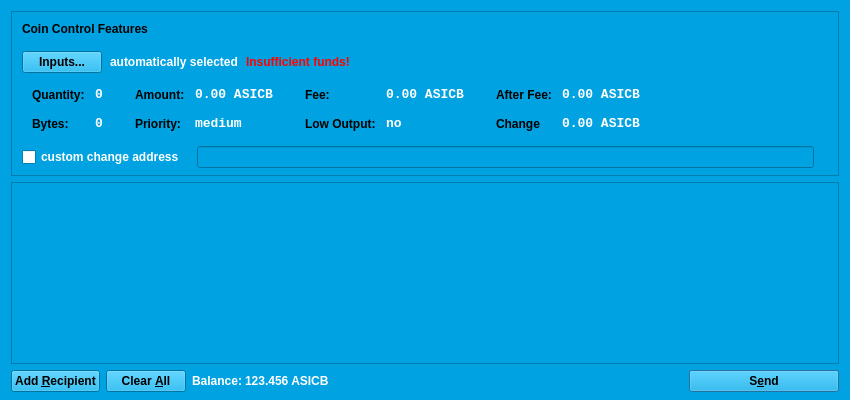
<?xml version="1.0" encoding="UTF-8"?>
<ui version="4.0">
 <class>SendCoinsDialog</class>
 <widget class="QDialog" name="SendCoinsDialog">
  <property name="geometry">
   <rect>
    <x>0</x>
    <y>0</y>
    <width>850</width>
    <height>400</height>
   </rect>
  </property>
  <property name="palette">
   <palette>
    <active>
     <colorrole role="WindowText">
      <brush brushstyle="SolidPattern">
       <color alpha="255">
        <red>255</red>
        <green>255</green>
        <blue>255</blue>
       </color>
      </brush>
     </colorrole>
     <colorrole role="Button">
      <brush brushstyle="SolidPattern">
       <color alpha="255">
        <red>0</red>
        <green>162</green>
        <blue>225</blue>
       </color>
      </brush>
     </colorrole>
     <colorrole role="Light">
      <brush brushstyle="SolidPattern">
       <color alpha="255">
        <red>82</red>
        <green>207</green>
        <blue>255</blue>
       </color>
      </brush>
     </colorrole>
     <colorrole role="Midlight">
      <brush brushstyle="SolidPattern">
       <color alpha="255">
        <red>41</red>
        <green>184</green>
        <blue>240</blue>
       </color>
      </brush>
     </colorrole>
     <colorrole role="Dark">
      <brush brushstyle="SolidPattern">
       <color alpha="255">
        <red>0</red>
        <green>81</green>
        <blue>112</blue>
       </color>
      </brush>
     </colorrole>
     <colorrole role="Mid">
      <brush brushstyle="SolidPattern">
       <color alpha="255">
        <red>0</red>
        <green>108</green>
        <blue>150</blue>
       </color>
      </brush>
     </colorrole>
     <colorrole role="Text">
      <brush brushstyle="SolidPattern">
       <color alpha="255">
        <red>255</red>
        <green>255</green>
        <blue>255</blue>
       </color>
      </brush>
     </colorrole>
     <colorrole role="BrightText">
      <brush brushstyle="SolidPattern">
       <color alpha="255">
        <red>255</red>
        <green>255</green>
        <blue>255</blue>
       </color>
      </brush>
     </colorrole>
     <colorrole role="ButtonText">
      <brush brushstyle="SolidPattern">
       <color alpha="255">
        <red>0</red>
        <green>0</green>
        <blue>0</blue>
       </color>
      </brush>
     </colorrole>
     <colorrole role="Base">
      <brush brushstyle="SolidPattern">
       <color alpha="255">
        <red>255</red>
        <green>255</green>
        <blue>255</blue>
       </color>
      </brush>
     </colorrole>
     <colorrole role="Window">
      <brush brushstyle="SolidPattern">
       <color alpha="255">
        <red>0</red>
        <green>162</green>
        <blue>225</blue>
       </color>
      </brush>
     </colorrole>
     <colorrole role="Shadow">
      <brush brushstyle="SolidPattern">
       <color alpha="255">
        <red>0</red>
        <green>0</green>
        <blue>0</blue>
       </color>
      </brush>
     </colorrole>
     <colorrole role="AlternateBase">
      <brush brushstyle="SolidPattern">
       <color alpha="255">
        <red>127</red>
        <green>208</green>
        <blue>240</blue>
       </color>
      </brush>
     </colorrole>
     <colorrole role="ToolTipBase">
      <brush brushstyle="SolidPattern">
       <color alpha="255">
        <red>255</red>
        <green>255</green>
        <blue>220</blue>
       </color>
      </brush>
     </colorrole>
     <colorrole role="ToolTipText">
      <brush brushstyle="SolidPattern">
       <color alpha="255">
        <red>0</red>
        <green>0</green>
        <blue>0</blue>
       </color>
      </brush>
     </colorrole>
    </active>
    <inactive>
     <colorrole role="WindowText">
      <brush brushstyle="SolidPattern">
       <color alpha="255">
        <red>255</red>
        <green>255</green>
        <blue>255</blue>
       </color>
      </brush>
     </colorrole>
     <colorrole role="Button">
      <brush brushstyle="SolidPattern">
       <color alpha="255">
        <red>0</red>
        <green>162</green>
        <blue>225</blue>
       </color>
      </brush>
     </colorrole>
     <colorrole role="Light">
      <brush brushstyle="SolidPattern">
       <color alpha="255">
        <red>82</red>
        <green>207</green>
        <blue>255</blue>
       </color>
      </brush>
     </colorrole>
     <colorrole role="Midlight">
      <brush brushstyle="SolidPattern">
       <color alpha="255">
        <red>41</red>
        <green>184</green>
        <blue>240</blue>
       </color>
      </brush>
     </colorrole>
     <colorrole role="Dark">
      <brush brushstyle="SolidPattern">
       <color alpha="255">
        <red>0</red>
        <green>81</green>
        <blue>112</blue>
       </color>
      </brush>
     </colorrole>
     <colorrole role="Mid">
      <brush brushstyle="SolidPattern">
       <color alpha="255">
        <red>0</red>
        <green>108</green>
        <blue>150</blue>
       </color>
      </brush>
     </colorrole>
     <colorrole role="Text">
      <brush brushstyle="SolidPattern">
       <color alpha="255">
        <red>255</red>
        <green>255</green>
        <blue>255</blue>
       </color>
      </brush>
     </colorrole>
     <colorrole role="BrightText">
      <brush brushstyle="SolidPattern">
       <color alpha="255">
        <red>255</red>
        <green>255</green>
        <blue>255</blue>
       </color>
      </brush>
     </colorrole>
     <colorrole role="ButtonText">
      <brush brushstyle="SolidPattern">
       <color alpha="255">
        <red>0</red>
        <green>0</green>
        <blue>0</blue>
       </color>
      </brush>
     </colorrole>
     <colorrole role="Base">
      <brush brushstyle="SolidPattern">
       <color alpha="255">
        <red>255</red>
        <green>255</green>
        <blue>255</blue>
       </color>
      </brush>
     </colorrole>
     <colorrole role="Window">
      <brush brushstyle="SolidPattern">
       <color alpha="255">
        <red>0</red>
        <green>162</green>
        <blue>225</blue>
       </color>
      </brush>
     </colorrole>
     <colorrole role="Shadow">
      <brush brushstyle="SolidPattern">
       <color alpha="255">
        <red>0</red>
        <green>0</green>
        <blue>0</blue>
       </color>
      </brush>
     </colorrole>
     <colorrole role="AlternateBase">
      <brush brushstyle="SolidPattern">
       <color alpha="255">
        <red>127</red>
        <green>208</green>
        <blue>240</blue>
       </color>
      </brush>
     </colorrole>
     <colorrole role="ToolTipBase">
      <brush brushstyle="SolidPattern">
       <color alpha="255">
        <red>255</red>
        <green>255</green>
        <blue>220</blue>
       </color>
      </brush>
     </colorrole>
     <colorrole role="ToolTipText">
      <brush brushstyle="SolidPattern">
       <color alpha="255">
        <red>0</red>
        <green>0</green>
        <blue>0</blue>
       </color>
      </brush>
     </colorrole>
    </inactive>
    <disabled>
     <colorrole role="WindowText">
      <brush brushstyle="SolidPattern">
       <color alpha="255">
        <red>0</red>
        <green>81</green>
        <blue>112</blue>
       </color>
      </brush>
     </colorrole>
     <colorrole role="Button">
      <brush brushstyle="SolidPattern">
       <color alpha="255">
        <red>0</red>
        <green>162</green>
        <blue>225</blue>
       </color>
      </brush>
     </colorrole>
     <colorrole role="Light">
      <brush brushstyle="SolidPattern">
       <color alpha="255">
        <red>82</red>
        <green>207</green>
        <blue>255</blue>
       </color>
      </brush>
     </colorrole>
     <colorrole role="Midlight">
      <brush brushstyle="SolidPattern">
       <color alpha="255">
        <red>41</red>
        <green>184</green>
        <blue>240</blue>
       </color>
      </brush>
     </colorrole>
     <colorrole role="Dark">
      <brush brushstyle="SolidPattern">
       <color alpha="255">
        <red>0</red>
        <green>81</green>
        <blue>112</blue>
       </color>
      </brush>
     </colorrole>
     <colorrole role="Mid">
      <brush brushstyle="SolidPattern">
       <color alpha="255">
        <red>0</red>
        <green>108</green>
        <blue>150</blue>
       </color>
      </brush>
     </colorrole>
     <colorrole role="Text">
      <brush brushstyle="SolidPattern">
       <color alpha="255">
        <red>0</red>
        <green>81</green>
        <blue>112</blue>
       </color>
      </brush>
     </colorrole>
     <colorrole role="BrightText">
      <brush brushstyle="SolidPattern">
       <color alpha="255">
        <red>255</red>
        <green>255</green>
        <blue>255</blue>
       </color>
      </brush>
     </colorrole>
     <colorrole role="ButtonText">
      <brush brushstyle="SolidPattern">
       <color alpha="255">
        <red>0</red>
        <green>81</green>
        <blue>112</blue>
       </color>
      </brush>
     </colorrole>
     <colorrole role="Base">
      <brush brushstyle="SolidPattern">
       <color alpha="255">
        <red>0</red>
        <green>162</green>
        <blue>225</blue>
       </color>
      </brush>
     </colorrole>
     <colorrole role="Window">
      <brush brushstyle="SolidPattern">
       <color alpha="255">
        <red>0</red>
        <green>162</green>
        <blue>225</blue>
       </color>
      </brush>
     </colorrole>
     <colorrole role="Shadow">
      <brush brushstyle="SolidPattern">
       <color alpha="255">
        <red>0</red>
        <green>0</green>
        <blue>0</blue>
       </color>
      </brush>
     </colorrole>
     <colorrole role="AlternateBase">
      <brush brushstyle="SolidPattern">
       <color alpha="255">
        <red>0</red>
        <green>162</green>
        <blue>225</blue>
       </color>
      </brush>
     </colorrole>
     <colorrole role="ToolTipBase">
      <brush brushstyle="SolidPattern">
       <color alpha="255">
        <red>255</red>
        <green>255</green>
        <blue>220</blue>
       </color>
      </brush>
     </colorrole>
     <colorrole role="ToolTipText">
      <brush brushstyle="SolidPattern">
       <color alpha="255">
        <red>0</red>
        <green>0</green>
        <blue>0</blue>
       </color>
      </brush>
     </colorrole>
    </disabled>
   </palette>
  </property>
  <property name="font">
   <font>
    <weight>75</weight>
    <bold>true</bold>
   </font>
  </property>
  <property name="windowTitle">
   <string>Send Coins</string>
  </property>
  <layout class="QVBoxLayout" name="verticalLayout" stretch="0,1,0">
   <property name="bottomMargin">
    <number>8</number>
   </property>
   <item>
    <widget class="QFrame" name="frameCoinControl">
     <property name="sizePolicy">
      <sizepolicy hsizetype="Expanding" vsizetype="Expanding">
       <horstretch>0</horstretch>
       <verstretch>0</verstretch>
      </sizepolicy>
     </property>
     <property name="maximumSize">
      <size>
       <width>16777215</width>
       <height>16777215</height>
      </size>
     </property>
     <property name="frameShape">
      <enum>QFrame::StyledPanel</enum>
     </property>
     <property name="frameShadow">
      <enum>QFrame::Sunken</enum>
     </property>
     <layout class="QVBoxLayout" name="verticalLayoutCoinControl2">
      <property name="spacing">
       <number>6</number>
      </property>
      <property name="leftMargin">
       <number>0</number>
      </property>
      <property name="topMargin">
       <number>0</number>
      </property>
      <property name="rightMargin">
       <number>0</number>
      </property>
      <property name="bottomMargin">
       <number>6</number>
      </property>
      <item>
       <layout class="QVBoxLayout" name="verticalLayoutCoinControl" stretch="0,0,0,0,1">
        <property name="spacing">
         <number>0</number>
        </property>
        <property name="leftMargin">
         <number>10</number>
        </property>
        <property name="topMargin">
         <number>10</number>
        </property>
        <item>
         <layout class="QHBoxLayout" name="horizontalLayoutCoinControl1">
          <property name="bottomMargin">
           <number>15</number>
          </property>
          <item>
           <widget class="QLabel" name="labelCoinControlFeatures">
            <property name="sizePolicy">
             <sizepolicy hsizetype="Preferred" vsizetype="Maximum">
              <horstretch>0</horstretch>
              <verstretch>0</verstretch>
             </sizepolicy>
            </property>
            <property name="font">
             <font>
              <weight>75</weight>
              <bold>true</bold>
             </font>
            </property>
            <property name="styleSheet">
             <string notr="true">font-weight:bold;</string>
            </property>
            <property name="text">
             <string>Coin Control Features</string>
            </property>
           </widget>
          </item>
         </layout>
        </item>
        <item>
         <layout class="QHBoxLayout" name="horizontalLayoutCoinControl2" stretch="0,0,0,0">
          <property name="spacing">
           <number>8</number>
          </property>
          <property name="bottomMargin">
           <number>10</number>
          </property>
          <item>
           <widget class="QPushButton" name="pushButtonCoinControl">
            <property name="styleSheet">
             <string notr="true"/>
            </property>
            <property name="text">
             <string>Inputs...</string>
            </property>
           </widget>
          </item>
          <item>
           <widget class="QLabel" name="labelCoinControlAutomaticallySelected">
            <property name="text">
             <string>automatically selected</string>
            </property>
            <property name="margin">
             <number>5</number>
            </property>
           </widget>
          </item>
          <item>
           <widget class="QLabel" name="labelCoinControlInsuffFunds">
            <property name="font">
             <font>
              <weight>75</weight>
              <bold>true</bold>
             </font>
            </property>
            <property name="styleSheet">
             <string notr="true">color:red;font-weight:bold;</string>
            </property>
            <property name="text">
             <string>Insufficient funds!</string>
            </property>
            <property name="margin">
             <number>5</number>
            </property>
           </widget>
          </item>
          <item>
           <spacer name="horizontalSpacerCoinControl">
            <property name="orientation">
             <enum>Qt::Horizontal</enum>
            </property>
            <property name="sizeHint" stdset="0">
             <size>
              <width>40</width>
              <height>1</height>
             </size>
            </property>
           </spacer>
          </item>
         </layout>
        </item>
        <item>
         <widget class="QWidget" name="widgetCoinControl" native="true">
          <property name="sizePolicy">
           <sizepolicy hsizetype="Preferred" vsizetype="Preferred">
            <horstretch>0</horstretch>
            <verstretch>0</verstretch>
           </sizepolicy>
          </property>
          <property name="minimumSize">
           <size>
            <width>0</width>
            <height>0</height>
           </size>
          </property>
          <property name="styleSheet">
           <string notr="true"/>
          </property>
          <layout class="QHBoxLayout" name="horizontalLayoutCoinControl5">
           <property name="leftMargin">
            <number>0</number>
           </property>
           <property name="topMargin">
            <number>0</number>
           </property>
           <property name="rightMargin">
            <number>0</number>
           </property>
           <property name="bottomMargin">
            <number>0</number>
           </property>
           <item>
            <layout class="QHBoxLayout" name="horizontalLayoutCoinControl3" stretch="0,0,0,1">
             <property name="spacing">
              <number>20</number>
             </property>
             <property name="topMargin">
              <number>0</number>
             </property>
             <property name="bottomMargin">
              <number>10</number>
             </property>
             <item>
              <layout class="QFormLayout" name="formLayoutCoinControl1">
               <property name="horizontalSpacing">
                <number>10</number>
               </property>
               <property name="verticalSpacing">
                <number>14</number>
               </property>
               <property name="leftMargin">
                <number>10</number>
               </property>
               <property name="topMargin">
                <number>4</number>
               </property>
               <property name="rightMargin">
                <number>6</number>
               </property>
               <item row="0" column="0">
                <widget class="QLabel" name="labelCoinControlQuantityText">
                 <property name="styleSheet">
                  <string notr="true">font-weight:bold;</string>
                 </property>
                 <property name="text">
                  <string>Quantity:</string>
                 </property>
                 <property name="margin">
                  <number>0</number>
                 </property>
                </widget>
               </item>
               <item row="0" column="1">
                <widget class="QLabel" name="labelCoinControlQuantity">
                 <property name="font">
                  <font>
                   <family>Monospace</family>
                   <pointsize>10</pointsize>
                  </font>
                 </property>
                 <property name="cursor">
                  <cursorShape>IBeamCursor</cursorShape>
                 </property>
                 <property name="contextMenuPolicy">
                  <enum>Qt::ActionsContextMenu</enum>
                 </property>
                 <property name="text">
                  <string>0</string>
                 </property>
                 <property name="margin">
                  <number>0</number>
                 </property>
                 <property name="textInteractionFlags">
                  <set>Qt::LinksAccessibleByMouse|Qt::TextSelectableByKeyboard|Qt::TextSelectableByMouse</set>
                 </property>
                </widget>
               </item>
               <item row="1" column="0">
                <widget class="QLabel" name="labelCoinControlBytesText">
                 <property name="styleSheet">
                  <string notr="true">font-weight:bold;</string>
                 </property>
                 <property name="text">
                  <string>Bytes:</string>
                 </property>
                </widget>
               </item>
               <item row="1" column="1">
                <widget class="QLabel" name="labelCoinControlBytes">
                 <property name="font">
                  <font>
                   <family>Monospace</family>
                   <pointsize>10</pointsize>
                  </font>
                 </property>
                 <property name="cursor">
                  <cursorShape>IBeamCursor</cursorShape>
                 </property>
                 <property name="contextMenuPolicy">
                  <enum>Qt::ActionsContextMenu</enum>
                 </property>
                 <property name="text">
                  <string>0</string>
                 </property>
                 <property name="textInteractionFlags">
                  <set>Qt::LinksAccessibleByMouse|Qt::TextSelectableByKeyboard|Qt::TextSelectableByMouse</set>
                 </property>
                </widget>
               </item>
              </layout>
             </item>
             <item>
              <layout class="QFormLayout" name="formLayoutCoinControl2">
               <property name="horizontalSpacing">
                <number>10</number>
               </property>
               <property name="verticalSpacing">
                <number>14</number>
               </property>
               <property name="leftMargin">
                <number>6</number>
               </property>
               <property name="topMargin">
                <number>4</number>
               </property>
               <property name="rightMargin">
                <number>6</number>
               </property>
               <item row="0" column="0">
                <widget class="QLabel" name="labelCoinControlAmountText">
                 <property name="styleSheet">
                  <string notr="true">font-weight:bold;</string>
                 </property>
                 <property name="text">
                  <string>Amount:</string>
                 </property>
                 <property name="margin">
                  <number>0</number>
                 </property>
                </widget>
               </item>
               <item row="0" column="1">
                <widget class="QLabel" name="labelCoinControlAmount">
                 <property name="font">
                  <font>
                   <family>Monospace</family>
                   <pointsize>10</pointsize>
                  </font>
                 </property>
                 <property name="cursor">
                  <cursorShape>IBeamCursor</cursorShape>
                 </property>
                 <property name="contextMenuPolicy">
                  <enum>Qt::ActionsContextMenu</enum>
                 </property>
                 <property name="text">
                  <string>0.00 ASICB</string>
                 </property>
                 <property name="textInteractionFlags">
                  <set>Qt::LinksAccessibleByMouse|Qt::TextSelectableByKeyboard|Qt::TextSelectableByMouse</set>
                 </property>
                </widget>
               </item>
               <item row="1" column="0">
                <widget class="QLabel" name="labelCoinControlPriorityText">
                 <property name="styleSheet">
                  <string notr="true">font-weight:bold;</string>
                 </property>
                 <property name="text">
                  <string>Priority:</string>
                 </property>
                </widget>
               </item>
               <item row="1" column="1">
                <widget class="QLabel" name="labelCoinControlPriority">
                 <property name="font">
                  <font>
                   <family>Monospace</family>
                   <pointsize>10</pointsize>
                  </font>
                 </property>
                 <property name="cursor">
                  <cursorShape>IBeamCursor</cursorShape>
                 </property>
                 <property name="contextMenuPolicy">
                  <enum>Qt::ActionsContextMenu</enum>
                 </property>
                 <property name="text">
                  <string>medium</string>
                 </property>
                 <property name="textInteractionFlags">
                  <set>Qt::LinksAccessibleByMouse|Qt::TextSelectableByKeyboard|Qt::TextSelectableByMouse</set>
                 </property>
                </widget>
               </item>
              </layout>
             </item>
             <item>
              <layout class="QFormLayout" name="formLayoutCoinControl3">
               <property name="horizontalSpacing">
                <number>10</number>
               </property>
               <property name="verticalSpacing">
                <number>14</number>
               </property>
               <property name="leftMargin">
                <number>6</number>
               </property>
               <property name="topMargin">
                <number>4</number>
               </property>
               <property name="rightMargin">
                <number>6</number>
               </property>
               <item row="0" column="0">
                <widget class="QLabel" name="labelCoinControlFeeText">
                 <property name="styleSheet">
                  <string notr="true">font-weight:bold;</string>
                 </property>
                 <property name="text">
                  <string>Fee:</string>
                 </property>
                 <property name="margin">
                  <number>0</number>
                 </property>
                </widget>
               </item>
               <item row="0" column="1">
                <widget class="QLabel" name="labelCoinControlFee">
                 <property name="font">
                  <font>
                   <family>Monospace</family>
                   <pointsize>10</pointsize>
                  </font>
                 </property>
                 <property name="cursor">
                  <cursorShape>IBeamCursor</cursorShape>
                 </property>
                 <property name="contextMenuPolicy">
                  <enum>Qt::ActionsContextMenu</enum>
                 </property>
                 <property name="text">
                  <string>0.00 ASICB</string>
                 </property>
                 <property name="textInteractionFlags">
                  <set>Qt::LinksAccessibleByMouse|Qt::TextSelectableByKeyboard|Qt::TextSelectableByMouse</set>
                 </property>
                </widget>
               </item>
               <item row="1" column="0">
                <widget class="QLabel" name="labelCoinControlLowOutputText">
                 <property name="styleSheet">
                  <string notr="true">font-weight:bold;</string>
                 </property>
                 <property name="text">
                  <string>Low Output:</string>
                 </property>
                </widget>
               </item>
               <item row="1" column="1">
                <widget class="QLabel" name="labelCoinControlLowOutput">
                 <property name="font">
                  <font>
                   <family>Monospace</family>
                   <pointsize>10</pointsize>
                  </font>
                 </property>
                 <property name="cursor">
                  <cursorShape>IBeamCursor</cursorShape>
                 </property>
                 <property name="contextMenuPolicy">
                  <enum>Qt::ActionsContextMenu</enum>
                 </property>
                 <property name="text">
                  <string>no</string>
                 </property>
                 <property name="textInteractionFlags">
                  <set>Qt::LinksAccessibleByMouse|Qt::TextSelectableByKeyboard|Qt::TextSelectableByMouse</set>
                 </property>
                </widget>
               </item>
              </layout>
             </item>
             <item>
              <layout class="QFormLayout" name="formLayoutCoinControl4">
               <property name="horizontalSpacing">
                <number>10</number>
               </property>
               <property name="verticalSpacing">
                <number>14</number>
               </property>
               <property name="leftMargin">
                <number>6</number>
               </property>
               <property name="topMargin">
                <number>4</number>
               </property>
               <property name="rightMargin">
                <number>6</number>
               </property>
               <item row="0" column="0">
                <widget class="QLabel" name="labelCoinControlAfterFeeText">
                 <property name="styleSheet">
                  <string notr="true">font-weight:bold;</string>
                 </property>
                 <property name="text">
                  <string>After Fee:</string>
                 </property>
                 <property name="margin">
                  <number>0</number>
                 </property>
                </widget>
               </item>
               <item row="0" column="1">
                <widget class="QLabel" name="labelCoinControlAfterFee">
                 <property name="font">
                  <font>
                   <family>Monospace</family>
                   <pointsize>10</pointsize>
                  </font>
                 </property>
                 <property name="cursor">
                  <cursorShape>IBeamCursor</cursorShape>
                 </property>
                 <property name="contextMenuPolicy">
                  <enum>Qt::ActionsContextMenu</enum>
                 </property>
                 <property name="text">
                  <string>0.00 ASICB</string>
                 </property>
                 <property name="textInteractionFlags">
                  <set>Qt::LinksAccessibleByMouse|Qt::TextSelectableByKeyboard|Qt::TextSelectableByMouse</set>
                 </property>
                </widget>
               </item>
               <item row="1" column="0">
                <widget class="QLabel" name="labelCoinControlChangeText">
                 <property name="styleSheet">
                  <string notr="true">font-weight:bold;</string>
                 </property>
                 <property name="text">
                  <string>Change</string>
                 </property>
                </widget>
               </item>
               <item row="1" column="1">
                <widget class="QLabel" name="labelCoinControlChange">
                 <property name="font">
                  <font>
                   <family>Monospace</family>
                   <pointsize>10</pointsize>
                  </font>
                 </property>
                 <property name="cursor">
                  <cursorShape>IBeamCursor</cursorShape>
                 </property>
                 <property name="contextMenuPolicy">
                  <enum>Qt::ActionsContextMenu</enum>
                 </property>
                 <property name="text">
                  <string>0.00 ASICB</string>
                 </property>
                 <property name="textInteractionFlags">
                  <set>Qt::LinksAccessibleByMouse|Qt::TextSelectableByKeyboard|Qt::TextSelectableByMouse</set>
                 </property>
                </widget>
               </item>
              </layout>
             </item>
            </layout>
           </item>
          </layout>
         </widget>
        </item>
        <item>
         <layout class="QHBoxLayout" name="horizontalLayoutCoinControl4" stretch="0,0,0">
          <property name="spacing">
           <number>12</number>
          </property>
          <property name="sizeConstraint">
           <enum>QLayout::SetDefaultConstraint</enum>
          </property>
          <property name="topMargin">
           <number>5</number>
          </property>
          <property name="rightMargin">
           <number>5</number>
          </property>
          <item>
           <widget class="QCheckBox" name="checkBoxCoinControlChange">
            <property name="text">
             <string>custom change address</string>
            </property>
           </widget>
          </item>
          <item>
           <widget class="QLineEdit" name="lineEditCoinControlChange">
            <property name="enabled">
             <bool>false</bool>
            </property>
            <property name="sizePolicy">
             <sizepolicy hsizetype="Expanding" vsizetype="Fixed">
              <horstretch>0</horstretch>
              <verstretch>0</verstretch>
             </sizepolicy>
            </property>
           </widget>
          </item>
          <item>
           <widget class="QLabel" name="labelCoinControlChangeLabel">
            <property name="sizePolicy">
             <sizepolicy hsizetype="Preferred" vsizetype="Expanding">
              <horstretch>0</horstretch>
              <verstretch>0</verstretch>
             </sizepolicy>
            </property>
            <property name="minimumSize">
             <size>
              <width>0</width>
              <height>0</height>
             </size>
            </property>
            <property name="text">
             <string/>
            </property>
            <property name="margin">
             <number>3</number>
            </property>
           </widget>
          </item>
         </layout>
        </item>
        <item>
         <spacer name="verticalSpacerCoinControl">
          <property name="orientation">
           <enum>Qt::Vertical</enum>
          </property>
          <property name="sizeHint" stdset="0">
           <size>
            <width>800</width>
            <height>1</height>
           </size>
          </property>
         </spacer>
        </item>
       </layout>
      </item>
     </layout>
    </widget>
   </item>
   <item>
    <widget class="QScrollArea" name="scrollArea">
     <property name="widgetResizable">
      <bool>true</bool>
     </property>
     <widget class="QWidget" name="scrollAreaWidgetContents">
      <property name="geometry">
       <rect>
        <x>0</x>
        <y>0</y>
        <width>830</width>
        <height>172</height>
       </rect>
      </property>
      <layout class="QVBoxLayout" name="verticalLayout_2">
       <property name="leftMargin">
        <number>0</number>
       </property>
       <property name="topMargin">
        <number>0</number>
       </property>
       <property name="rightMargin">
        <number>0</number>
       </property>
       <property name="bottomMargin">
        <number>0</number>
       </property>
       <item>
        <layout class="QVBoxLayout" name="entries">
         <property name="spacing">
          <number>6</number>
         </property>
        </layout>
       </item>
       <item>
        <spacer name="verticalSpacer">
         <property name="orientation">
          <enum>Qt::Vertical</enum>
         </property>
         <property name="sizeHint" stdset="0">
          <size>
           <width>20</width>
           <height>40</height>
          </size>
         </property>
        </spacer>
       </item>
      </layout>
     </widget>
    </widget>
   </item>
   <item>
    <layout class="QHBoxLayout" name="horizontalLayout">
     <item>
      <widget class="QPushButton" name="addButton">
       <property name="toolTip">
        <string>Send to multiple recipients at once</string>
       </property>
       <property name="text">
        <string>Add &amp;Recipient</string>
       </property>
       <property name="icon">
        <iconset resource="../bitcoin.qrc">
         <normaloff>:/icons/add</normaloff>:/icons/add</iconset>
       </property>
       <property name="autoDefault">
        <bool>false</bool>
       </property>
      </widget>
     </item>
     <item>
      <widget class="QPushButton" name="clearButton">
       <property name="sizePolicy">
        <sizepolicy hsizetype="Minimum" vsizetype="Fixed">
         <horstretch>0</horstretch>
         <verstretch>0</verstretch>
        </sizepolicy>
       </property>
       <property name="toolTip">
        <string>Remove all transaction fields</string>
       </property>
       <property name="text">
        <string>Clear &amp;All</string>
       </property>
       <property name="icon">
        <iconset resource="../bitcoin.qrc">
         <normaloff>:/icons/remove</normaloff>:/icons/remove</iconset>
       </property>
       <property name="autoRepeatDelay">
        <number>300</number>
       </property>
       <property name="autoDefault">
        <bool>false</bool>
       </property>
      </widget>
     </item>
     <item>
      <layout class="QHBoxLayout" name="horizontalLayout_2">
       <property name="spacing">
        <number>3</number>
       </property>
       <item>
        <widget class="QLabel" name="label">
         <property name="sizePolicy">
          <sizepolicy hsizetype="Preferred" vsizetype="Fixed">
           <horstretch>0</horstretch>
           <verstretch>0</verstretch>
          </sizepolicy>
         </property>
         <property name="text">
          <string>Balance:</string>
         </property>
        </widget>
       </item>
       <item>
        <widget class="QLabel" name="labelBalance">
         <property name="sizePolicy">
          <sizepolicy hsizetype="Preferred" vsizetype="Fixed">
           <horstretch>0</horstretch>
           <verstretch>0</verstretch>
          </sizepolicy>
         </property>
         <property name="cursor">
          <cursorShape>IBeamCursor</cursorShape>
         </property>
         <property name="text">
          <string>123.456 ASICB</string>
         </property>
         <property name="textInteractionFlags">
          <set>Qt::LinksAccessibleByMouse|Qt::TextSelectableByKeyboard|Qt::TextSelectableByMouse</set>
         </property>
        </widget>
       </item>
      </layout>
     </item>
     <item>
      <spacer name="horizontalSpacer">
       <property name="orientation">
        <enum>Qt::Horizontal</enum>
       </property>
       <property name="sizeHint" stdset="0">
        <size>
         <width>40</width>
         <height>20</height>
        </size>
       </property>
      </spacer>
     </item>
     <item>
      <widget class="QPushButton" name="sendButton">
       <property name="minimumSize">
        <size>
         <width>150</width>
         <height>0</height>
        </size>
       </property>
       <property name="toolTip">
        <string>Confirm the send action</string>
       </property>
       <property name="text">
        <string>S&amp;end</string>
       </property>
       <property name="icon">
        <iconset resource="../bitcoin.qrc">
         <normaloff>:/icons/send</normaloff>:/icons/send</iconset>
       </property>
       <property name="default">
        <bool>true</bool>
       </property>
      </widget>
     </item>
    </layout>
   </item>
  </layout>
 </widget>
 <resources>
  <include location="../bitcoin.qrc"/>
 </resources>
 <connections/>
</ui>
